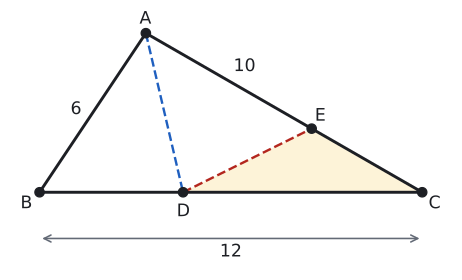

Generate this figure with Python:
import sys; sys.path.insert(0, "tools")
from cizim import *

def centik(ax, P, Q, n=1, renk=SOLUK, L=0.13, ara=0.09):
    """[PQ] kenarının ortasına n çentik (eş kenar işareti)."""
    P, Q = np.asarray(P, float), np.asarray(Q, float)
    u = (Q - P) / np.linalg.norm(Q - P); v = np.array([-u[1], u[0]]); M = (P + Q) / 2
    for k in range(n):
        c = M + (k - (n - 1) / 2) * ara * u
        ax.plot(*zip(c - L * v, c + L * v), color=renk, lw=1.6)

def olc(K, P, Q):
    a, b = np.asarray(P) - K, np.asarray(Q) - K
    return round(float(np.degrees(np.arccos(np.dot(a, b) / np.linalg.norm(a) / np.linalg.norm(b)))), 3)

def uz(P, Q): return round(float(np.linalg.norm(np.asarray(P) - np.asarray(Q))), 3)

def dik(ax, K, P, Q, k=0.25, renk=YAZI):
    K = np.asarray(K, float)
    a = (np.asarray(P) - K) / np.linalg.norm(np.asarray(P) - K); b = (np.asarray(Q) - K) / np.linalg.norm(np.asarray(Q) - K)
    ax.plot(*zip(K + k * a, K + k * (a + b), K + k * b), color=renk, lw=1.3)

def yon(d): return np.array([np.cos(np.radians(d)), np.sin(np.radians(d))])

# Alıştırma soru 9: |AB| = 6, |AC| = 10, |BC| = 12. [AD] boyunca katlanınca B, [AC] üzerinde E'ye gelir.
# |AE| = 6, |EC| = 4, |BD| = |DE| = 4,5, |DC| = 7,5. DEC çevresi = 4,5 + 7,5 + 4 = 16.
B = np.array([0.0, 0.0]); C = np.array([12.0, 0.0])
x = 80 / 24; A = np.array([x, np.sqrt(36 - x**2)])
D = np.array([4.5, 0.0]); E = A + 0.6 * (C - A)
print("AB", uz(A, B), "AC", uz(A, C), "AE", uz(A, E), "EC", uz(E, C), "BD", uz(B, D), "DE", uz(D, E), "DC", uz(D, C), "BAD", olc(A, B, D), "DAE", olc(A, D, E))
fig, ax = sekil(6, 3.6)
ax.set_aspect("equal"); ax.axis("off")
ax.add_patch(patches.Polygon([D, E, C], closed=True, facecolor=SARI_ACIK, edgecolor="none", zorder=0))
ax.plot(*zip(A, B, C, A), color=YAZI)
ax.plot(*zip(A, D), color=MAVI, ls="--", lw=1.8)
ax.plot(*zip(D, E), color=KIRMIZI, ls="--", lw=1.8)
nokta(ax, *A, "A", dx=-0.2, dy=0.3); nokta(ax, *B, "B", dx=-0.6, dy=-0.5); nokta(ax, *C, "C", dx=0.2, dy=-0.5)
nokta(ax, *D, "D", dx=-0.2, dy=-0.75); nokta(ax, *E, "E", dx=0.1, dy=0.25)
ax.text(*((A + B) / 2 + np.array([-0.35, 0.1])), "6", ha="right", va="center")
ax.text(*(A + 0.3 * (C - A) + np.array([0.15, 0.45])), "10", ha="left", va="center")
ax.annotate("", xy=(0, -1.45), xytext=(12, -1.45), arrowprops=dict(arrowstyle="<->", color=SOLUK, lw=1.2))
ax.text(6.0, -1.6, "12", ha="center", va="top")
ax.set_xlim(-1.0, 13.0); ax.set_ylim(-2.5, A[1] + 0.8)
kaydet(fig, __file__)
